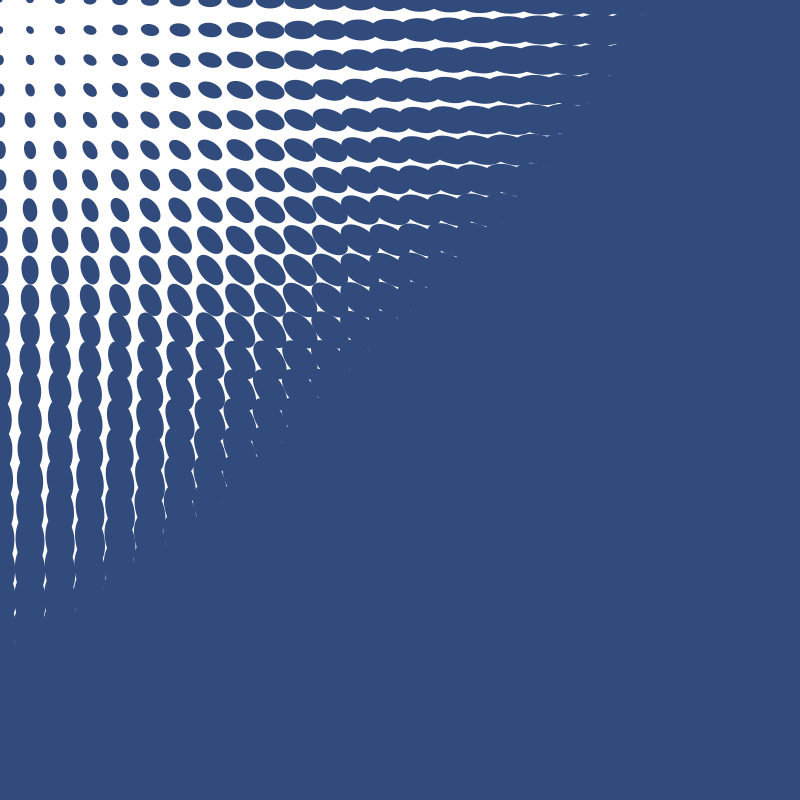
Frame 1 (no input)
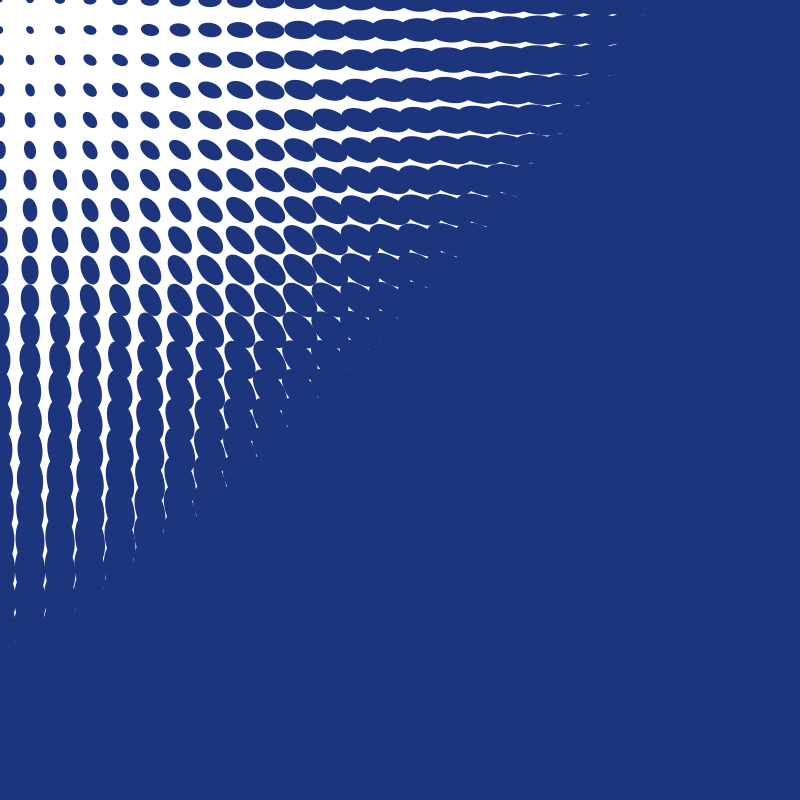
Frame 60 (the mouse pressed at the canvas centre just before this capture)
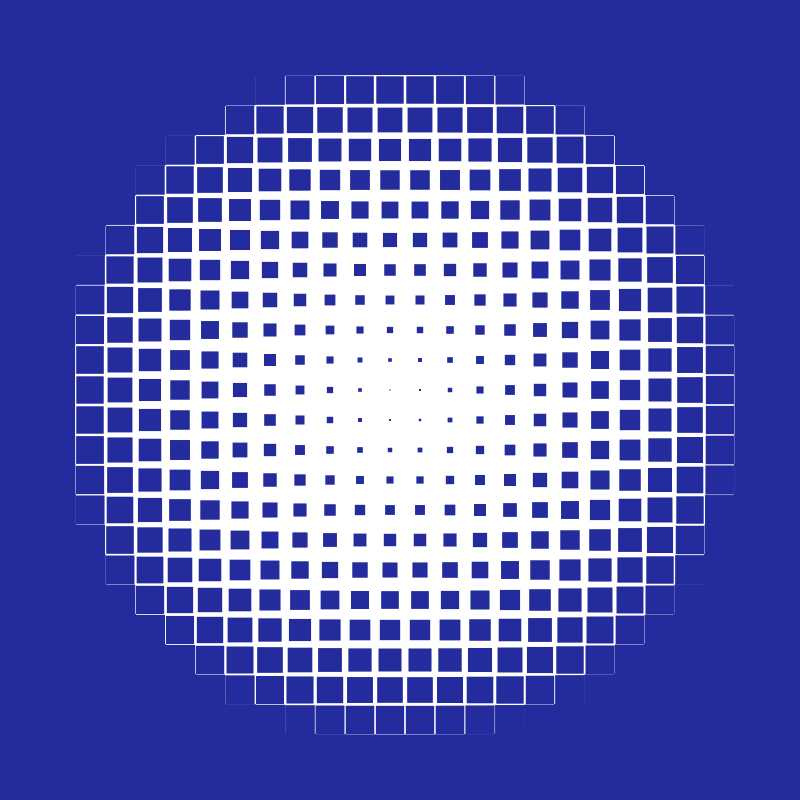
Frame 120 (the mouse held since frame 60 and released just before this capture)

The Processing sketch that drew these frames (run headless with seeded random() and noise(); from frame 60 on, the mouse is pressed at the canvas centre):

// Processing sketch: processing_67045
// ── processing_67045.pde

float maxDistance;
float gridScale = 30;
float circleScale = 50;
float mouseDist;
float diameter;
float minimumSize = 5;
int r = 50;
int g = 75;
int b = 125;
int rUD;
int gUD;
int bUD;
PFont fontSquare;
PFont fontRound;


void setup()
{
  size(800,800);
  frameRate(30);
  background(255);
  smooth();
  noStroke();
  maxDistance = dist(0, 0, width, height);
  ellipseMode(CENTER);
  rectMode(CENTER);
  
  
}
  
void draw()
{
  //draw the background to clear the screen  
  background(255);
  
  fill(r, g, b); 
  //draw the grid
  for (int i = 0; i <= width+50; i += gridScale)
  {
    for (int j = 0; j <= height+50; j += gridScale)
    {
      float mouseDist = abs(dist(i, j, mouseX, mouseY));
      float diameter = (mouseDist*2 / maxDistance) * (circleScale);

      if(mousePressed){
        rect(i, j, diameter, diameter);
      }
      else{
        pushMatrix();
        translate(i, j);
        rotate(atan2(mouseY-j,mouseX-i));
        ellipse(0, 0, diameter+minimumSize, diameter/2+minimumSize);
        popMatrix();
      }
    }
  }
  
  rUD = int(random(-5,5));
  gUD = int(random(-5,5));
  bUD = int(random(-5,5));
  
  r = r + rUD;
  g = g + gUD;
  b = b + bUD;
  
}
